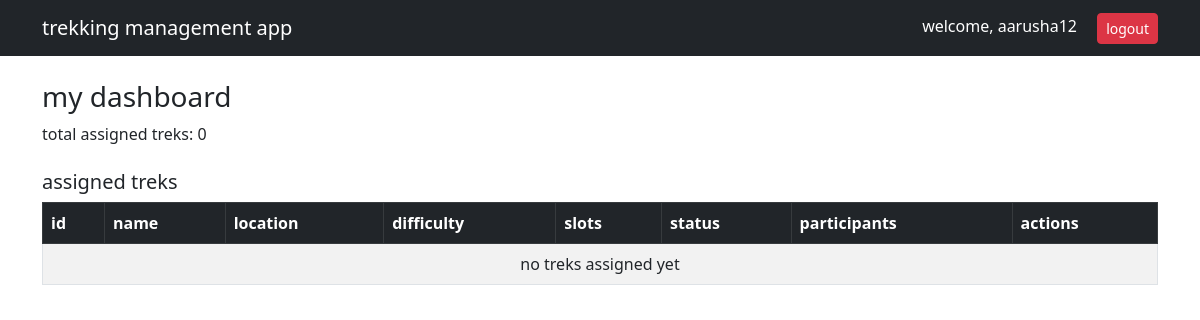
The page /staff/dashboard (signed in) on the database as committed earlier.
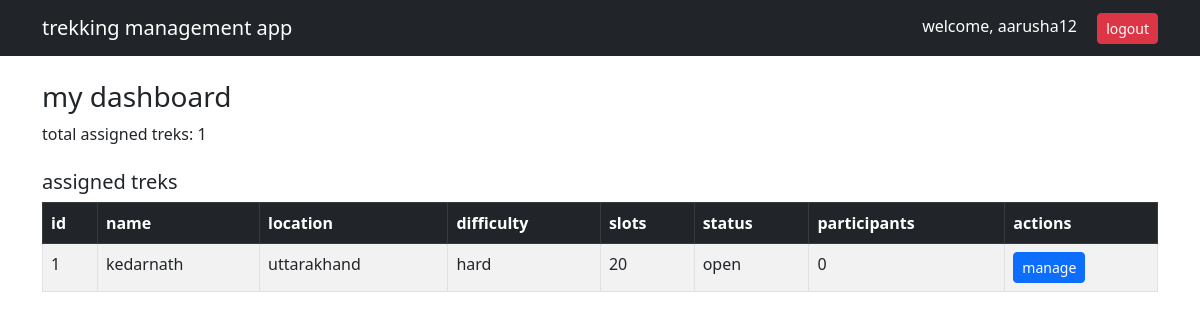
The same page on the database as committed later.
### database.py (models this page shows)
class Trek(db.Model):
    __tablename__ = 'trek'
    id = db.Column(db.Integer, primary_key=True)
    name = db.Column(db.String(120), nullable=False)
    location = db.Column(db.String(120), nullable=False)
    difficulty = db.Column(db.String(20), nullable=False)
    duration = db.Column(db.Integer, nullable=False)
    available_slots = db.Column(db.Integer, nullable=False)
    status = db.Column(db.String(20), default='pending')
    start_date = db.Column(db.DateTime, nullable=True)
    end_date = db.Column(db.DateTime, nullable=True)
    assigned_staff_id = db.Column(db.Integer, db.ForeignKey('staff.id'), nullable=True)
    bookings = db.relationship('Booking', backref='trek', lazy=True)

### app.py (the view)
@app.route('/staff/dashboard')
def staff_dashboard():
    if session.get('role') != 'staff':
        return redirect(url_for('login'))
    treks = Trek.query.filter_by(assigned_staff_id=session['user_id']).all()
    return render_template('staff/dashboard.html', treks=treks)

### templates/staff/dashboard.html (shortened to what this page needs)
<!DOCTYPE html>
<html lang="en">
<head>
    <link href="https://cdn.jsdelivr.net/npm/bootstrap@5.3.0-alpha1/dist/css/bootstrap.min.css" rel="stylesheet">
</head>
<body>
<nav class="navbar navbar-dark bg-dark">
    <div class="container">
        <a class="navbar-brand">trekking management app</a>
        <div>
            <span class="text-white me-3">welcome, {{ session['name'] }}</span>
            <a href="/logout" class="btn btn-danger btn-sm">logout</a>
        </div>
    </div>
</nav>
<div class="container mt-4">
    <h3>my dashboard</h3>
    <p>total assigned treks: {{ treks|length }}</p>
    <h5 class="mt-4">assigned treks</h5>
    <table class="table table-bordered table-striped">
        <thead class="table-dark">
            <tr>
                <th>id</th>
                <th>name</th>
                <th>location</th>
                <th>difficulty</th>
                <th>slots</th>
                <th>status</th>
                <th>participants</th>
                <th>actions</th>
            </tr>
        </thead>
        <tbody>
            {% for trek in treks %}
            <tr>
                <td>{{ trek.id }}</td>
                <td>{{ trek.name }}</td>
                <td>{{ trek.location }}</td>
                <td>{{ trek.difficulty }}</td>
                <td>{{ trek.available_slots }}</td>
                <td>{{ trek.status }}</td>
                <td>{{ trek.bookings|length }}</td>
                <td>
                    <a href="/staff/trek/{{ trek.id }}" class="btn btn-sm btn-primary">manage</a>
                </td>
            </tr>
            {% else %}
            <tr>
                <td colspan="8" class="text-center">no treks assigned yet</td>
            </tr>
            {% endfor %}
        </tbody>
    </table>
</div>
</body>
</html>

Rows that differ between the two databases and show on the page:
now on this page (row edited): Trek: id "1", name "kedarnath", location "uttarakhand", difficulty "hard", available_slots "20", status "open", bookings|length "0"
Other text that changed with them:
{{ treks|length }}: "0" → "1"
text no longer shown: "no treks assigned yet"
